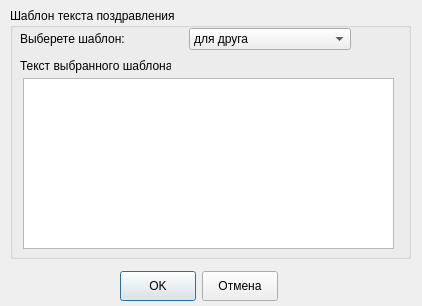
<?xml version="1.0" encoding="UTF-8"?>
<ui version="4.0">
 <class>TextCongratulationDialog</class>
 <widget class="QDialog" name="TextCongratulationDialog">
  <property name="geometry">
   <rect>
    <x>0</x>
    <y>0</y>
    <width>422</width>
    <height>306</height>
   </rect>
  </property>
  <property name="minimumSize">
   <size>
    <width>422</width>
    <height>306</height>
   </size>
  </property>
  <property name="maximumSize">
   <size>
    <width>422</width>
    <height>306</height>
   </size>
  </property>
  <property name="windowTitle">
   <string>Текст поздравления</string>
  </property>
  <widget class="QGroupBox" name="congratulationGroup">
   <property name="geometry">
    <rect>
     <x>10</x>
     <y>8</y>
     <width>401</width>
     <height>251</height>
    </rect>
   </property>
   <property name="title">
    <string>Шаблон текста поздравления</string>
   </property>
   <widget class="QLabel" name="txtPattern">
    <property name="geometry">
     <rect>
      <x>10</x>
      <y>50</y>
      <width>151</width>
      <height>16</height>
     </rect>
    </property>
    <property name="text">
     <string>Текст выбранного шаблона:</string>
    </property>
   </widget>
   <widget class="QWidget" name="layoutWidget">
    <property name="geometry">
     <rect>
      <x>10</x>
      <y>20</y>
      <width>331</width>
      <height>22</height>
     </rect>
    </property>
    <layout class="QHBoxLayout" name="horizontalLayout_2">
     <item>
      <widget class="QLabel" name="txtChoosePattern">
       <property name="text">
        <string>Выберете шаблон:</string>
       </property>
      </widget>
     </item>
     <item>
      <widget class="QComboBox" name="choiceListPattern">
       <item>
        <property name="text">
         <string>для друга</string>
        </property>
       </item>
       <item>
        <property name="text">
         <string>для родственника</string>
        </property>
       </item>
       <item>
        <property name="text">
         <string>для коллеги</string>
        </property>
       </item>
       <item>
        <property name="text">
         <string>добавить свое</string>
        </property>
       </item>
      </widget>
     </item>
    </layout>
   </widget>
   <widget class="QTextEdit" name="displayPattern">
    <property name="geometry">
     <rect>
      <x>13</x>
      <y>70</y>
      <width>371</width>
      <height>171</height>
     </rect>
    </property>
   </widget>
  </widget>
  <widget class="QWidget" name="layoutWidget">
   <property name="geometry">
    <rect>
     <x>120</x>
     <y>270</y>
     <width>158</width>
     <height>32</height>
    </rect>
   </property>
   <layout class="QHBoxLayout" name="choosePattern">
    <item>
     <widget class="QPushButton" name="okSaveCongratulationButton">
      <property name="minimumSize">
       <size>
        <width>40</width>
        <height>30</height>
       </size>
      </property>
      <property name="text">
       <string>OK</string>
      </property>
     </widget>
    </item>
    <item>
     <widget class="QPushButton" name="cancelButton">
      <property name="minimumSize">
       <size>
        <width>40</width>
        <height>30</height>
       </size>
      </property>
      <property name="text">
       <string>Отмена</string>
      </property>
     </widget>
    </item>
   </layout>
  </widget>
  <zorder>layoutWidget</zorder>
  <zorder>congratulationGroup</zorder>
 </widget>
 <resources/>
 <connections/>
</ui>
